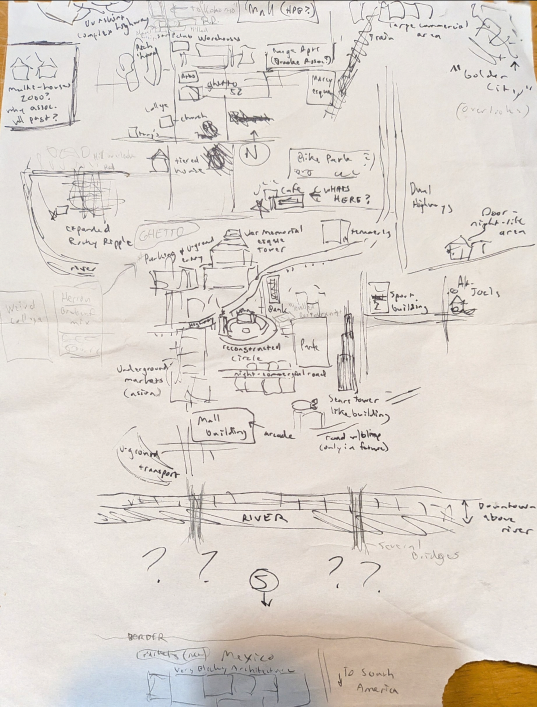
#> input picture src/images/entries/byjdk3fc3zuf1.png, 1073 x 1413 px (shown at 1/2 size); its folder holds 4 pictures in this run
$ python build-thumbs.py
#> lines starting #> are read from the running program, lines starting #| are printed output that depends on the picture
#!/usr/bin/env python3
"""Generate small thumbnails for the homepage gallery.

Reads every image in src/images/entries/ and writes a resized copy (longest
side = MAX px) to src/images/thumbs/ under the same filename. Thumbnails are
committed to the repo, so the site stays light and portable even if this
script is never run again.

Re-run after adding images:
    python3 scripts/build-thumbs.py

Dumb on purpose: it only ever downsizes existing files. It fetches nothing,
edits no content, and touches no file outside src/images/thumbs/.
"""
from pathlib import Path
from PIL import Image

MAX = 640
SRC = Path("src/images/entries")
OUT = Path("src/images/thumbs")
EXTS = {".jpg", ".jpeg", ".png", ".webp"}


def main() -> None:
    OUT.mkdir(parents=True, exist_ok=True)
    made = 0
    for f in sorted(SRC.iterdir()):
        if f.suffix.lower() not in EXTS:
            continue  # skip .gitkeep, stray PDFs, anything non-image
        im = Image.open(f)
#> im is the input picture: PIL image 1073x1413 RGB; mean R, G, B 220.9, 213.8, 206.7
        im.thumbnail((MAX, MAX))  # preserves aspect ratio, only downsizes
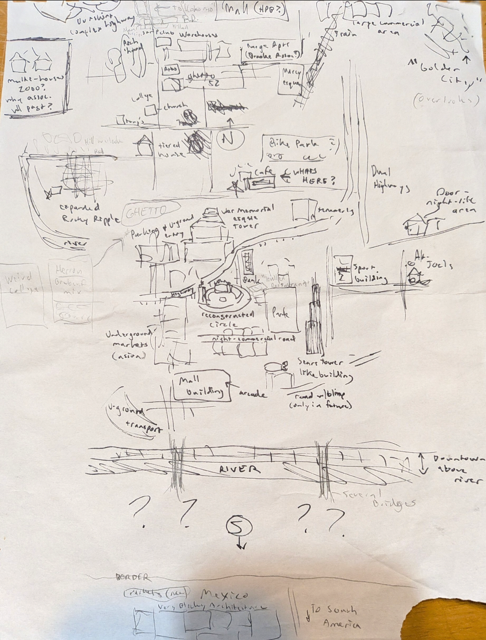
#> im: PIL image 486x640 RGB; mean R, G, B 220.9, 213.9, 206.7
        ext = f.suffix.lower()
        if ext in (".jpg", ".jpeg"):
            im.convert("RGB").save(OUT / f.name, format="JPEG", quality=82, optimize=True)
        elif ext == ".png":
            im.save(OUT / f.name, format="PNG", optimize=True)
        else:  # .webp
            im.save(OUT / f.name, format="WEBP", quality=82, method=6)
        made += 1
        print(f"  {f.name} -> {im.size[0]}x{im.size[1]}")
#|   byjdk3fc3zuf1.png -> 486x640
#> pass 2 of the loop in main, `for f in sorted(SRC.iterdir()):`:
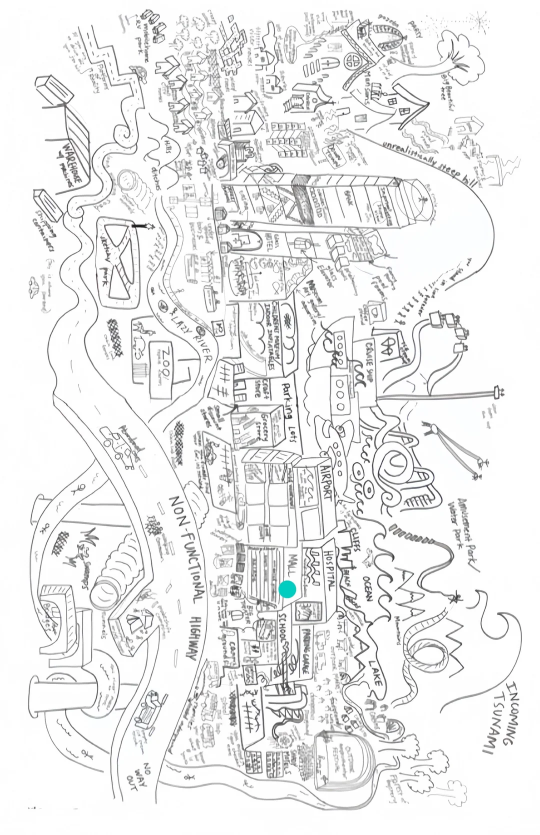
#> input picture src/images/entries/just-woken-up-from-another-dream-of-being-in-mallworld-it-v0-lknktb8oe95g1.webp, 1080 x 1669 px (shown at 1/2 size)
#> in main, im is the input picture: PIL image 1080x1669 RGB; mean R, G, B 236.7, 236.8, 236.9
#> in main, `im.thumbnail((MAX, MAX))`:
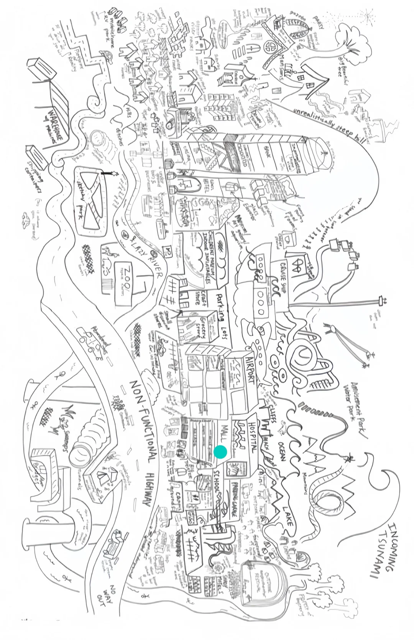
#> im: PIL image 414x640 RGB; mean R, G, B 236.5, 236.6, 236.7
#|   just-woken-up-from-another-dream-of-being-in-mallworld-it-v0-lknktb8oe95g1.webp -> 414x640
#> pass 3 of the loop in main, `for f in sorted(SRC.iterdir()):`:
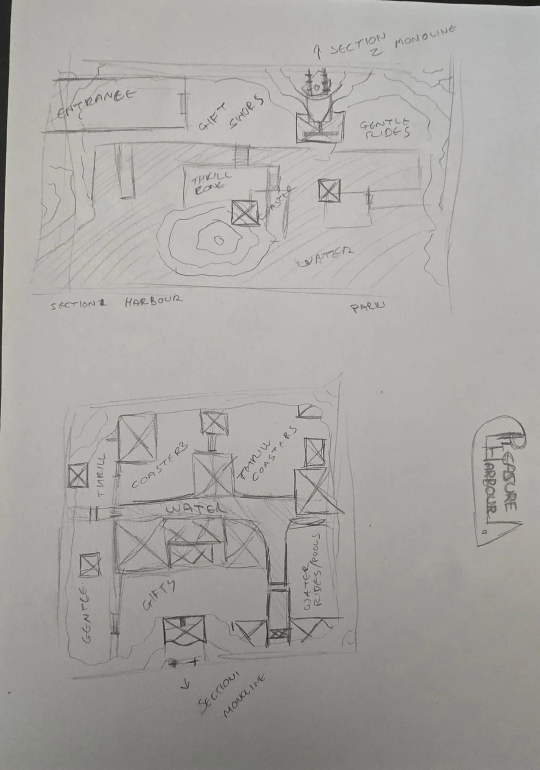
#> input picture src/images/entries/map-i-found-v0-6jx9w64w139h1.webp, 1080 x 1539 px (shown at 1/2 size)
#> in main, im is the input picture: PIL image 1080x1539 RGB; mean R, G, B 166.8, 165.2, 161.1
#> in main, `im.thumbnail((MAX, MAX))`:
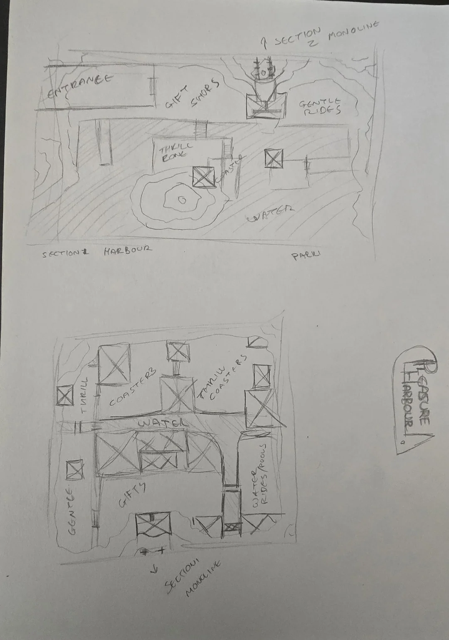
#> im: PIL image 449x640 RGB; mean R, G, B 166.8, 165.2, 161.1
#|   map-i-found-v0-6jx9w64w139h1.webp -> 449x640
#> the loop made 4 passes; the first 3 are shown
    print(f"Wrote {made} thumbnails to {OUT}/")


if __name__ == "__main__":
    main()
